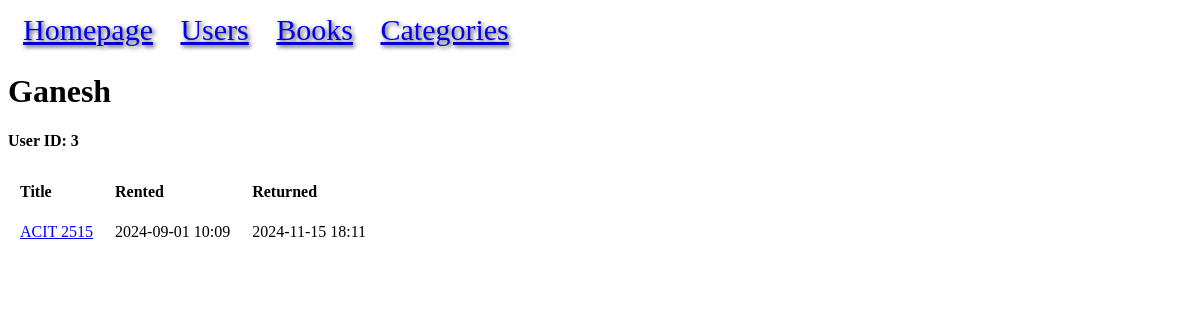
The page /user/3 on the database as committed earlier.
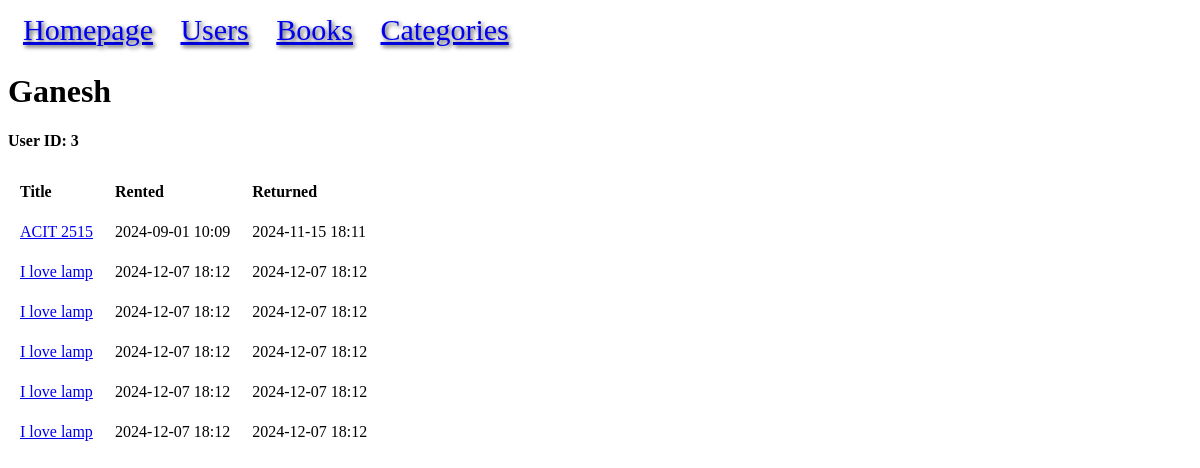
The same page on the database as committed later.
### models.py (models this page shows, shortened)
class BookRental(db.Model):
    id = mapped_column(Integer, primary_key=True)
    user_id = mapped_column(Integer, ForeignKey("user.id"))
    book_id = mapped_column(Integer, ForeignKey("book.id"))
    rented = mapped_column(DateTime(timezone=True), nullable=False)
    returned = mapped_column(DateTime(timezone=True), nullable=True)
    user = relationship("User", back_populates="rented")
    book = relationship("Book", back_populates="rentals")

class Book(db.Model):
    id = mapped_column(Integer, primary_key=True, autoincrement=True)
    title = mapped_column(String)
    price = mapped_column(DECIMAL(10, 2))
    available = mapped_column(Integer, default=0)
    rating = mapped_column(Integer)
    upc = mapped_column(String, unique=True)
    url = mapped_column(String)
    category_id = mapped_column(Integer, ForeignKey("category.id"))
    category = relationship("Category", back_populates="books")
    rentals = relationship("BookRental", back_populates="book")

### app.py (the view)
@app.route("/user/<int:id>")
def user(id):
    statement = db.select(User).where(User.id == id)
    result = db.session.execute(statement).scalar()
    if not result:
        return f"USER ID:{id} NOT FOUND!", 404
    return render_template("user.html", result=result)

### templates/user.html
{% extends "base.html" %}
{% block content %}
<h1>{{ result.name }}</h1>
<h4>User ID: {{ result.id }}</h4>
<table>
<tr>
    <th>Title</th>
    <th>Rented</th>
    <th>Returned</th>
</tr>
{% for rental in result.rented %}
<tr>
<td><a href="{{ url_for('book', id=rental.book.id) }}">{{ rental.book.title }}</a></td>
<td>{{ rental.rented.strftime("%Y-%m-%d %H:%m") }}</td>
<td>{% if rental.returned %}{{ rental.returned.strftime("%Y-%m-%d %H:%m") }}
{% endif %}</td>
</tr>
{% endfor %}
</table>
{% endblock %}

Rows that differ between the two databases and show on the page:
added BookRental: book "I love lamp", rented "2024-12-07 18:12", returned "2024-12-07 18:12"
added BookRental: book "I love lamp", rented "2024-12-07 18:12", returned "2024-12-07 18:12"
added BookRental: book "I love lamp", rented "2024-12-07 18:12", returned "2024-12-07 18:12"
added BookRental: book "I love lamp", rented "2024-12-07 18:12", returned "2024-12-07 18:12"
added BookRental: book "I love lamp", rented "2024-12-07 18:12", returned "2024-12-07 18:12"
